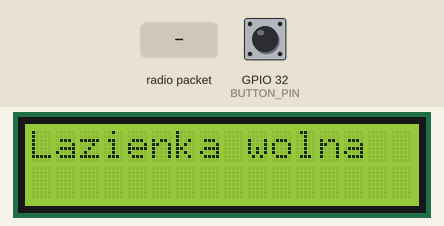
Recording of a sketch running on a simulated ESP32. Shown: 16×2 character LCD. The test bench sets the inputs (shaded band); at power-on: GPIO 32 (BUTTON_PIN) HIGH. What the sketch prints to the serial monitor is not drawn.

Above: at 3.3 s.
3.4 s: radio packet "1" arrives
At 4.7 s:
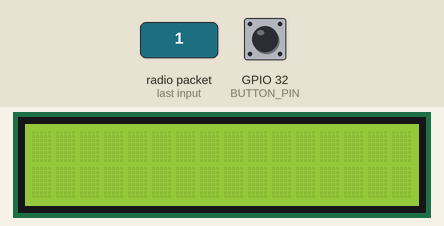
5.2 s: GPIO 32 (BUTTON_PIN) pulled LOW for 0.15 s
At 6.9 s:
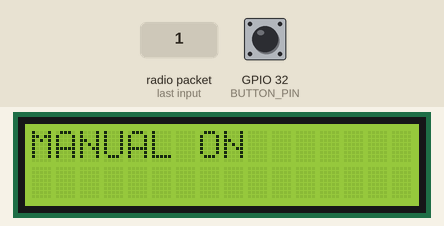
7.2 s: GPIO 32 (BUTTON_PIN) pulled LOW for 1 s
At 9.7 s:
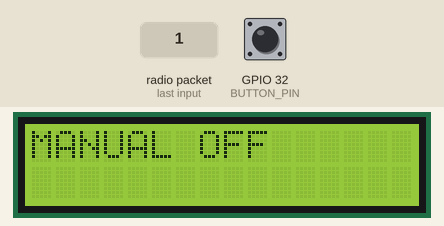
10.0 s: GPIO 32 (BUTTON_PIN) pulled LOW for 3.2 s
At 13.9 s:
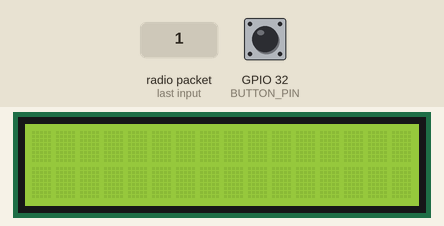
Timing chart, 0 to 15.4 s (numbered marks = the images above; inputs shaded):
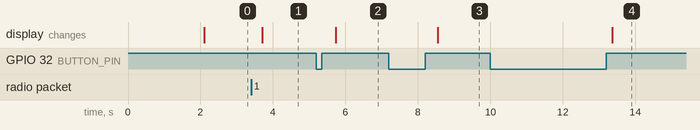

Measured:
- after the input at 3.4 s, the display: changes after 0.31 s (image 1)
- after the input at 5.2 s, the display: changes after 0.53 s (image 2)
- after the input at 7.2 s, the display: changes after 1.4 s (image 3)
- after the input at 10.0 s, the display: changes after 3.4 s (image 4)

The sketch:

esp_now_second.ino
```cpp
/*
  ESP-NOW Multi Unit Demo
  esp-now-multi.ino
  Broadcasts control messages to all devices in network
  Load script on multiple devices

  DroneBot Workshop 2022
  https://dronebotworkshop.com
*/

// Include Libraries
#include <WiFi.h>
#include <esp_now.h>
#include <LiquidCrystal_I2C.h>

// Define LED and pushbutton state booleans

int lcdColumns = 16;
int lcdRows = 2;
LiquidCrystal_I2C lcd(0x27, lcdColumns, lcdRows);

int light = 0;

int lastState = HIGH; // the previous state from the input pin
int currentState;     // the current reading from the input pin

// Define LED and pushbutton pins
//#define STATUS_LED 15
//#define STATUS_BUTTON 5
#define BUTTON_PIN 32


void formatMacAddress(const uint8_t *macAddr, char *buffer, int maxLength)
// Formats MAC Address
{
  snprintf(buffer, maxLength, "%02x:%02x:%02x:%02x:%02x:%02x", macAddr[0], macAddr[1], macAddr[2], macAddr[3], macAddr[4], macAddr[5]);
}


void receiveCallback(const uint8_t *macAddr, const uint8_t *data, int dataLen)
// Called when data is received
{
  // Only allow a maximum of 250 characters in the message + a null terminating byte
  char buffer[ESP_NOW_MAX_DATA_LEN + 1];
  int msgLen = min(ESP_NOW_MAX_DATA_LEN, dataLen);
  strncpy(buffer, (const char *)data, msgLen);

  // Make sure we are null terminated
  buffer[msgLen] = 0;

  // Format the MAC address
  char macStr[18];
  formatMacAddress(macAddr, macStr, 18);

  // Send Debug log message to the serial port
  Serial.printf("Received message from: %s - %s\n", macStr, buffer);

  // Check switch status
  if (strcmp("onon", buffer) == 0)
  {
    light = 2;
  }
  else if ((strcmp("onoff", buffer) == 0)){
    light = 1;
  }
  else if ((strcmp("offoff", buffer) == 0)){
    light = 0;
  }
  else
  {
    light = 3;
  }
}


void sentCallback(const uint8_t *macAddr, esp_now_send_status_t status)
// Called when data is sent
{
  char macStr[18];
  formatMacAddress(macAddr, macStr, 18);
  Serial.print("Last Packet Sent to: ");
  Serial.println(macStr);
  Serial.print("Last Packet Send Status: ");
  Serial.println(status == ESP_NOW_SEND_SUCCESS ? "Delivery Success" : "Delivery Fail");
}

void broadcast(const String &message)
// Emulates a broadcast
{
  // Broadcast a message to every device in range
  uint8_t broadcastAddress[] = {0xFF, 0xFF, 0xFF, 0xFF, 0xFF, 0xFF};
  esp_now_peer_info_t peerInfo = {};
  memcpy(&peerInfo.peer_addr, broadcastAddress, 6);
  if (!esp_now_is_peer_exist(broadcastAddress))
  {
    esp_now_add_peer(&peerInfo);
  }
  // Send message
  esp_err_t result = esp_now_send(broadcastAddress, (const uint8_t *)message.c_str(), message.length());

  // Print results to serial monitor
  if (result == ESP_OK)
  {
    Serial.println("Broadcast message success");
  }
  else if (result == ESP_ERR_ESPNOW_NOT_INIT)
  {
    Serial.println("ESP-NOW not Init.");
  }
  else if (result == ESP_ERR_ESPNOW_ARG)
  {
    Serial.println("Invalid Argument");
  }
  else if (result == ESP_ERR_ESPNOW_INTERNAL)
  {
    Serial.println("Internal Error");
  }
  else if (result == ESP_ERR_ESPNOW_NO_MEM)
  {
    Serial.println("ESP_ERR_ESPNOW_NO_MEM");
  }
  else if (result == ESP_ERR_ESPNOW_NOT_FOUND)
  {
    Serial.println("Peer not found.");
  }
  else
  {
    Serial.println("Unknown error");
  }
}

int block = 0;
int lastblock = 0;
int lastlight = 0;

void display()
{
  lcd.clear();
  lcd.setCursor(0, 0);
  if(light == 0){
    lcd.print("Lazienka wolna");
  }
  else if (light == 2){
  lcd.print("Lazienka zajeta");
  lcd.setCursor(0, 1);
  lcd.print("Umywalka zajeta");
  }
  else if (light == 1){
    lcd.print("Lazienka zajeta");
    lcd.setCursor(0, 1);
    lcd.print("Umywalka wolna");
  }
  if (block == 1){
    lcd.clear();
    lcd.setCursor(0, 0);
    lcd.print("MANUAL ON");
  }
  else if (block == 2){
    lcd.clear();
    lcd.setCursor(0, 0);
    lcd.print("MANUAL OFF");
  }
}

void setup()
{

  // Set up Serial Monitor
  Serial.begin(115200);
  lcd.init();
  lcd.backlight();
  lcd.clear();
  lcd.setCursor(0, 0);
  lcd.print("AUTOMATYCZNE");
  lcd.setCursor(0, 1);
  lcd.print("OSWIETLENIE");

  delay(2000);

  // Set ESP32 in STA mode to begin with
  WiFi.mode(WIFI_STA);
  Serial.println("ESP-NOW Broadcast Demo");

  // Print MAC address
  Serial.print("MAC Address: ");
  Serial.println(WiFi.macAddress());

  // Disconnect from WiFi
  WiFi.disconnect();

  // Initialize ESP-NOW
  if (esp_now_init() == ESP_OK)
  {
    Serial.println("ESP-NOW Init Success");
    esp_now_register_recv_cb(receiveCallback);
    esp_now_register_send_cb(sentCallback);
  }
  else
  {
    Serial.println("ESP-NOW Init Failed");
    delay(3000);
    ESP.restart();
  }

  pinMode(BUTTON_PIN, INPUT_PULLUP);

  display();
}

void loop()
{
  Serial.println(light);

currentState = digitalRead(BUTTON_PIN);

  if(lastState == LOW && currentState == HIGH)
  {
    Serial.println("The state changed from LOW to HIGH");
    if (block == 0) { block = 1;
    broadcast("blockoff");
    }
    else if (block == 1){ block = 2;
    broadcast("blockon");
    }
    else { block = 0;
    broadcast("noblock");
    }
  }
  // save the last state
  lastState = currentState;
  if (lastblock != block || lastlight != light)
  {
     display();
  }

    lastblock = block;
    lastlight = light;

    // Delay to avoid bouncing
    delay(400);
  }
```
